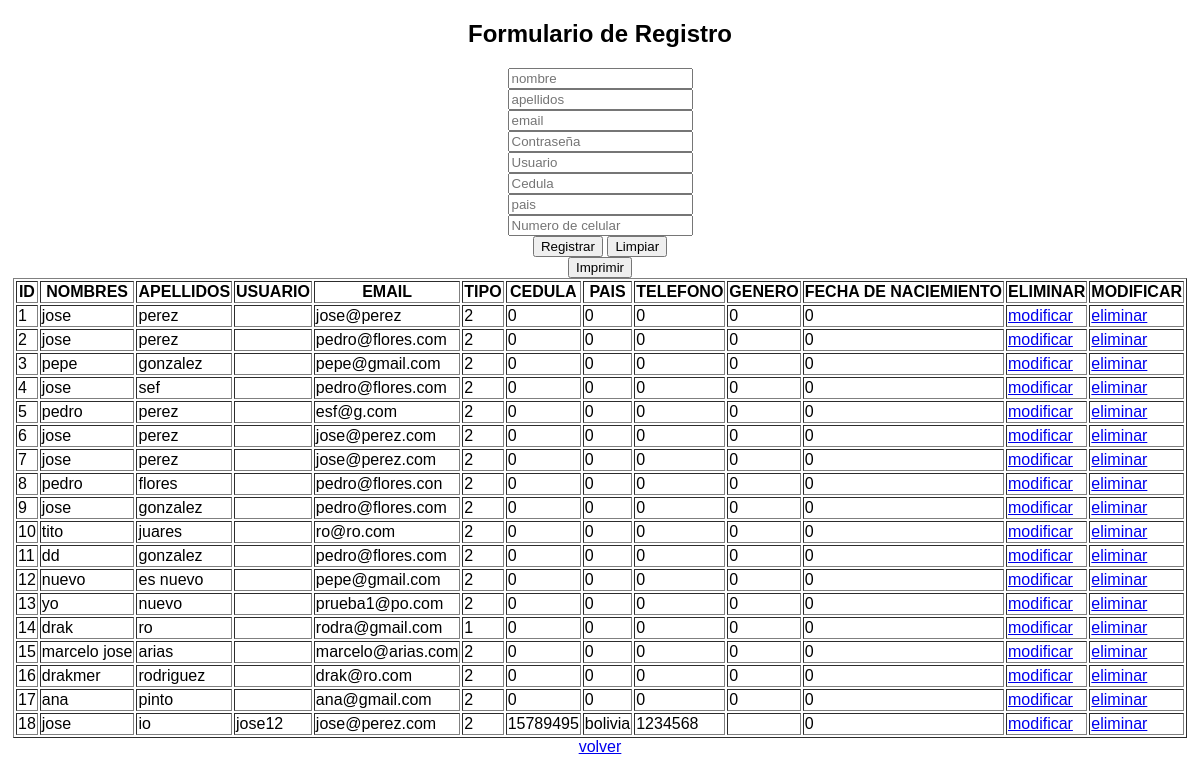
Before: /lista_usuarios.php with the older database file.
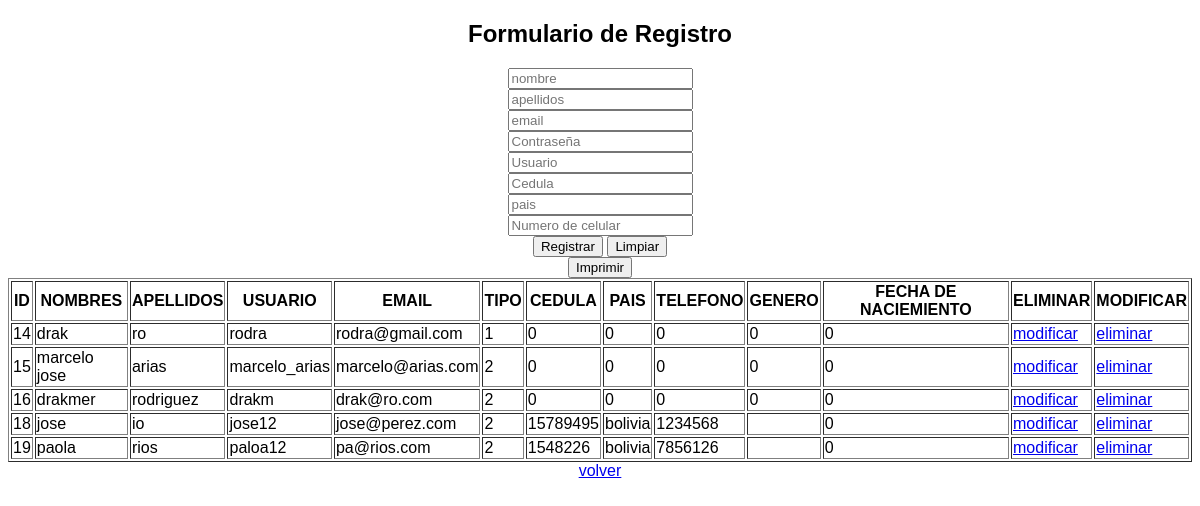
After: the same page with the newer database file.
### tables this page shows
CREATE TABLE IF NOT EXISTS `usuarios` (
  `id_usuario` int(11) NOT NULL AUTO_INCREMENT,
  `nombres` varchar(25) NOT NULL,
  `apellidos` varchar(25) NOT NULL,
  `usuario` varchar(25) NOT NULL,
  `contrasena` varchar(250) NOT NULL,
  `email` varchar(25) NOT NULL,
  `tipo` int(1) NOT NULL,
  `cedula` varchar(15) NOT NULL,
  `pais` varchar(20) NOT NULL,
  `numero_cell` varchar(25) NOT NULL,
  `genero` varchar(9) NOT NULL,
  `tipo_pago` int(11) NOT NULL,
  `Fech_Nac` int(11) NOT NULL,
  PRIMARY KEY (`id_usuario`)
);

### lista_usuarios.php (the view, shortened to what this page needs)
<?php
require_once 'conexion.php';
    $sql="SELECT id_usuario,nombres,apellidos,usuario,email,tipo,cedula,pais,numero_cell,genero,Fech_Nac FROM usuarios";
    $listado=$conn->query($sql);
?>
<!DOCTYPE html>
<html lang="es">
<head>
</head>
<body>
    <center>
        <form method="post" action="validar.php">
            <h2>Formulario de Registro</h2>
            <input type="text" placeholder="nombre" required name="nombre"><br>
            <input type="text" placeholder="apellidos" required name="apellidos"><br>
            <input type="email" placeholder="email" required name="email"><br>
            <input type="password" placeholder="Contraseña" required name="password"><br>
            <input type="text" placeholder="Usuario" required name="usuario"><br>
            <input type="text" placeholder="Cedula" required name="cedula"><br>
            <input type="text" placeholder="pais" required name="pais"><br>
            <input type="text" placeholder="Numero de celular" required name="numero_cell"><br>
            <input type="submit" name="Registrar" value="Registrar">
            <input type="reset" name="Limpiar" value="Limpiar">
        </form>
        <input type="submit" name="Imprimir" value="Imprimir" onclick="location.href='controller/reportes.php'">
        <table border="1">
            <thead>
                <tr>
                    <th>ID</th>
                    <th>NOMBRES</th>
                    <th>APELLIDOS</th>
                    <th>USUARIO</th>
                    <th>EMAIL</th>
                    <th>TIPO</th>
                    <th>CEDULA</th>
                    <th>PAIS</th>
                    <th>TELEFONO</th>
                    <th>GENERO</th>
                    <th>FECHA DE NACIEMIENTO</th>
                    <th>ELIMINAR</th>
                    <th>MODIFICAR</th>
                </tr>
            </thead>
            <tbody>
                <?php
                if($listado->num_rows>0){
                    while ($row=$listado->fetch_assoc()){
                        ?>
                <tr>
                    <td><?php echo $row['id_usuario'];?></td>
                    <td><?php echo $row['nombres'];?></td>
                    <td><?php echo $row['apellidos'];?></td>
                    <td><?php echo $row['usuario'];?></td>
                    <td><?php echo $row['email'];?></td>
                    <td><?php echo $row['tipo'];?></td>
                    <td><?php echo $row['cedula'];?></td>
                    <td><?php echo $row['pais'];?></td>
                    <td><?php echo $row['numero_cell'];?></td>
                    <td><?php echo $row['genero'];?></td>
                    <td><?php echo $row['Fech_Nac'];?></td>
                    <td><a href="controller/modificar.php? id=<?php echo $row['id_usuario'];?>">modificar</a></td>
                    <td><a href="controller/eliminar.php? id=<?php echo $row['id_usuario'];?>">eliminar</a></td>
                </tr>
                <?php
                    }
                }
                else{
                    echo "No existen datos en la tabla";
                }
                ?>
            </tbody>
        </table>
        <a href="panel_de_control.php">volver</a>
    </center>
</body>
</html>

Changed rows visible on the page:
removed usuarios: id_usuario "1", nombres "jose", apellidos "perez", email "jose@perez", tipo "2", cedula "0", pais "0", numero_cell "0", genero "0", Fech_Nac "0"
removed usuarios: id_usuario "2", nombres "jose", apellidos "perez", email "pedro@flores.com", tipo "2", cedula "0", pais "0", numero_cell "0", genero "0", Fech_Nac "0"
removed usuarios: id_usuario "3", nombres "pepe", apellidos "gonzalez", email "pepe@gmail.com", tipo "2", cedula "0", pais "0", numero_cell "0", genero "0", Fech_Nac "0"
removed usuarios: id_usuario "4", nombres "jose", apellidos "sef", email "pedro@flores.com", tipo "2", cedula "0", pais "0", numero_cell "0", genero "0", Fech_Nac "0"
removed usuarios: id_usuario "5", nombres "pedro", apellidos "perez", email "esf@g.com", tipo "2", cedula "0", pais "0", numero_cell "0", genero "0", Fech_Nac "0"
removed usuarios: id_usuario "6", nombres "jose", apellidos "perez", email "jose@perez.com", tipo "2", cedula "0", pais "0", numero_cell "0", genero "0", Fech_Nac "0"
removed usuarios: id_usuario "7", nombres "jose", apellidos "perez", email "jose@perez.com", tipo "2", cedula "0", pais "0", numero_cell "0", genero "0", Fech_Nac "0"
removed usuarios: id_usuario "8", nombres "pedro", apellidos "flores", email "pedro@flores.con", tipo "2", cedula "0", pais "0", numero_cell "0", genero "0", Fech_Nac "0"
removed usuarios: id_usuario "9", nombres "jose", apellidos "gonzalez", email "pedro@flores.com", tipo "2", cedula "0", pais "0", numero_cell "0", genero "0", Fech_Nac "0"
removed usuarios: id_usuario "10", nombres "tito", apellidos "juares", email "ro@ro.com", tipo "2", cedula "0", pais "0", numero_cell "0", genero "0", Fech_Nac "0"
removed usuarios: id_usuario "11", nombres "dd", apellidos "gonzalez", email "pedro@flores.com", tipo "2", cedula "0", pais "0", numero_cell "0", genero "0", Fech_Nac "0"
removed usuarios: id_usuario "12", nombres "nuevo", apellidos "es nuevo", email "pepe@gmail.com", tipo "2", cedula "0", pais "0", numero_cell "0", genero "0", Fech_Nac "0"
removed usuarios: id_usuario "13", nombres "yo", apellidos "nuevo", email "prueba1@po.com", tipo "2", cedula "0", pais "0", numero_cell "0", genero "0", Fech_Nac "0"
removed usuarios: id_usuario "17", nombres "ana", apellidos "pinto", email "ana@gmail.com", tipo "2", cedula "0", pais "0", numero_cell "0", genero "0", Fech_Nac "0"
changed usuarios "drak": usuario (not shown) → "rodra"
changed usuarios "marcelo jose": usuario (not shown) → "marcelo_arias"
changed usuarios "drakmer": usuario (not shown) → "drakm"
added usuarios: id_usuario "19", nombres "paola", apellidos "rios", usuario "paloa12", email "pa@rios.com", tipo "2", cedula "1548226", pais "bolivia", numero_cell "7856126", Fech_Nac "0"
